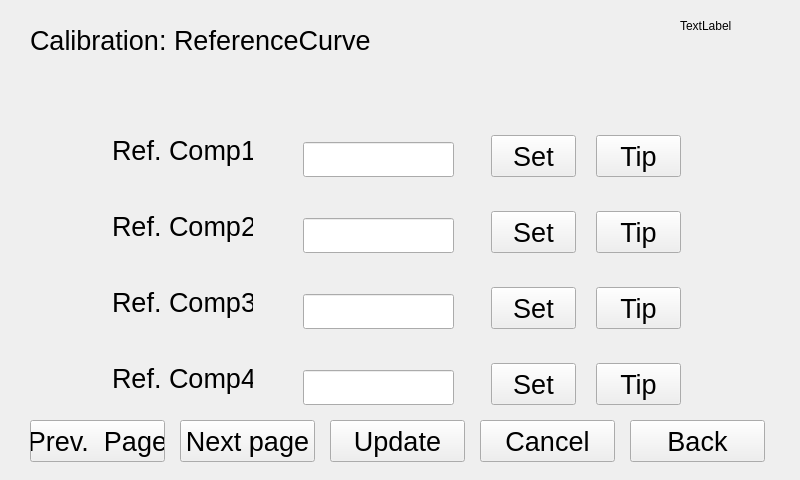
<?xml version="1.0" encoding="UTF-8"?>
<ui version="4.0">
 <class>referenceCurvedlg2</class>
 <widget class="QWidget" name="referenceCurvedlg2">
  <property name="geometry">
   <rect>
    <x>0</x>
    <y>0</y>
    <width>800</width>
    <height>480</height>
   </rect>
  </property>
  <property name="windowTitle">
   <string>Form</string>
  </property>
  <widget class="QLabel" name="dateTime">
   <property name="geometry">
    <rect>
     <x>680</x>
     <y>20</y>
     <width>54</width>
     <height>12</height>
    </rect>
   </property>
   <property name="text">
    <string>TextLabel</string>
   </property>
  </widget>
  <widget class="QLabel" name="label_2">
   <property name="geometry">
    <rect>
     <x>112</x>
     <y>135</y>
     <width>141</width>
     <height>32</height>
    </rect>
   </property>
   <property name="text">
    <string>&lt;html&gt;&lt;head/&gt;&lt;body&gt;&lt;p&gt;&lt;span style=&quot; font-size:20pt;&quot;&gt;Ref. Comp1&lt;/span&gt;&lt;/p&gt;&lt;/body&gt;&lt;/html&gt;</string>
   </property>
  </widget>
  <widget class="QLabel" name="label_3">
   <property name="geometry">
    <rect>
     <x>112</x>
     <y>211</y>
     <width>141</width>
     <height>32</height>
    </rect>
   </property>
   <property name="text">
    <string>&lt;html&gt;&lt;head/&gt;&lt;body&gt;&lt;p&gt;&lt;span style=&quot; font-size:20pt;&quot;&gt;Ref. Comp2&lt;/span&gt;&lt;/p&gt;&lt;/body&gt;&lt;/html&gt;</string>
   </property>
  </widget>
  <widget class="QLabel" name="label_4">
   <property name="geometry">
    <rect>
     <x>112</x>
     <y>287</y>
     <width>141</width>
     <height>32</height>
    </rect>
   </property>
   <property name="text">
    <string>&lt;html&gt;&lt;head/&gt;&lt;body&gt;&lt;p&gt;&lt;span style=&quot; font-size:20pt;&quot;&gt;Ref.  Comp3&lt;/span&gt;&lt;/p&gt;&lt;/body&gt;&lt;/html&gt;</string>
   </property>
  </widget>
  <widget class="QLabel" name="label_5">
   <property name="geometry">
    <rect>
     <x>112</x>
     <y>363</y>
     <width>141</width>
     <height>32</height>
    </rect>
   </property>
   <property name="text">
    <string>&lt;html&gt;&lt;head/&gt;&lt;body&gt;&lt;p&gt;&lt;span style=&quot; font-size:20pt;&quot;&gt;Ref. Comp4&lt;/span&gt;&lt;/p&gt;&lt;/body&gt;&lt;/html&gt;</string>
   </property>
  </widget>
  <widget class="QLineEdit" name="component1_lineEdit">
   <property name="geometry">
    <rect>
     <x>303</x>
     <y>142</y>
     <width>151</width>
     <height>35</height>
    </rect>
   </property>
   <property name="font">
    <font>
     <pointsize>20</pointsize>
    </font>
   </property>
  </widget>
  <widget class="QLineEdit" name="component2_lineEdit">
   <property name="geometry">
    <rect>
     <x>303</x>
     <y>218</y>
     <width>151</width>
     <height>35</height>
    </rect>
   </property>
   <property name="font">
    <font>
     <pointsize>20</pointsize>
    </font>
   </property>
  </widget>
  <widget class="QLineEdit" name="component3_lineEdit">
   <property name="geometry">
    <rect>
     <x>303</x>
     <y>294</y>
     <width>151</width>
     <height>35</height>
    </rect>
   </property>
   <property name="font">
    <font>
     <pointsize>20</pointsize>
    </font>
   </property>
  </widget>
  <widget class="QLineEdit" name="component4_lineEdit">
   <property name="geometry">
    <rect>
     <x>303</x>
     <y>370</y>
     <width>151</width>
     <height>35</height>
    </rect>
   </property>
   <property name="font">
    <font>
     <pointsize>20</pointsize>
    </font>
   </property>
  </widget>
  <widget class="QPushButton" name="component1_change">
   <property name="geometry">
    <rect>
     <x>491</x>
     <y>135</y>
     <width>85</width>
     <height>42</height>
    </rect>
   </property>
   <property name="font">
    <font>
     <pointsize>20</pointsize>
    </font>
   </property>
   <property name="text">
    <string>Set</string>
   </property>
  </widget>
  <widget class="QPushButton" name="component1_Tip">
   <property name="geometry">
    <rect>
     <x>596</x>
     <y>135</y>
     <width>85</width>
     <height>42</height>
    </rect>
   </property>
   <property name="font">
    <font>
     <pointsize>20</pointsize>
    </font>
   </property>
   <property name="text">
    <string>Tip</string>
   </property>
  </widget>
  <widget class="QPushButton" name="component2_change">
   <property name="geometry">
    <rect>
     <x>491</x>
     <y>211</y>
     <width>85</width>
     <height>42</height>
    </rect>
   </property>
   <property name="font">
    <font>
     <pointsize>20</pointsize>
    </font>
   </property>
   <property name="text">
    <string>Set</string>
   </property>
  </widget>
  <widget class="QPushButton" name="component2_Tip">
   <property name="geometry">
    <rect>
     <x>596</x>
     <y>211</y>
     <width>85</width>
     <height>42</height>
    </rect>
   </property>
   <property name="font">
    <font>
     <pointsize>20</pointsize>
    </font>
   </property>
   <property name="text">
    <string>Tip</string>
   </property>
  </widget>
  <widget class="QPushButton" name="component3_change">
   <property name="geometry">
    <rect>
     <x>491</x>
     <y>287</y>
     <width>85</width>
     <height>42</height>
    </rect>
   </property>
   <property name="font">
    <font>
     <pointsize>20</pointsize>
    </font>
   </property>
   <property name="text">
    <string>Set</string>
   </property>
  </widget>
  <widget class="QPushButton" name="component3_Tip">
   <property name="geometry">
    <rect>
     <x>596</x>
     <y>287</y>
     <width>85</width>
     <height>42</height>
    </rect>
   </property>
   <property name="font">
    <font>
     <pointsize>20</pointsize>
    </font>
   </property>
   <property name="text">
    <string>Tip</string>
   </property>
  </widget>
  <widget class="QPushButton" name="component4_change">
   <property name="geometry">
    <rect>
     <x>491</x>
     <y>363</y>
     <width>85</width>
     <height>42</height>
    </rect>
   </property>
   <property name="font">
    <font>
     <pointsize>20</pointsize>
    </font>
   </property>
   <property name="text">
    <string>Set</string>
   </property>
  </widget>
  <widget class="QPushButton" name="component4_Tip">
   <property name="geometry">
    <rect>
     <x>596</x>
     <y>363</y>
     <width>85</width>
     <height>42</height>
    </rect>
   </property>
   <property name="font">
    <font>
     <pointsize>20</pointsize>
    </font>
   </property>
   <property name="text">
    <string>Tip</string>
   </property>
  </widget>
  <widget class="QPushButton" name="pageUp">
   <property name="geometry">
    <rect>
     <x>30</x>
     <y>420</y>
     <width>135</width>
     <height>42</height>
    </rect>
   </property>
   <property name="font">
    <font>
     <pointsize>20</pointsize>
    </font>
   </property>
   <property name="text">
    <string>Prev.  Page</string>
   </property>
  </widget>
  <widget class="QPushButton" name="pageDown">
   <property name="geometry">
    <rect>
     <x>180</x>
     <y>420</y>
     <width>135</width>
     <height>42</height>
    </rect>
   </property>
   <property name="font">
    <font>
     <pointsize>20</pointsize>
    </font>
   </property>
   <property name="text">
    <string>Next page</string>
   </property>
  </widget>
  <widget class="QPushButton" name="cancel">
   <property name="geometry">
    <rect>
     <x>480</x>
     <y>420</y>
     <width>135</width>
     <height>42</height>
    </rect>
   </property>
   <property name="font">
    <font>
     <pointsize>20</pointsize>
    </font>
   </property>
   <property name="text">
    <string>Cancel</string>
   </property>
  </widget>
  <widget class="QPushButton" name="back">
   <property name="geometry">
    <rect>
     <x>630</x>
     <y>420</y>
     <width>135</width>
     <height>42</height>
    </rect>
   </property>
   <property name="font">
    <font>
     <pointsize>20</pointsize>
    </font>
   </property>
   <property name="text">
    <string>Back</string>
   </property>
  </widget>
  <widget class="QPushButton" name="ok">
   <property name="geometry">
    <rect>
     <x>330</x>
     <y>420</y>
     <width>135</width>
     <height>42</height>
    </rect>
   </property>
   <property name="font">
    <font>
     <pointsize>20</pointsize>
    </font>
   </property>
   <property name="text">
    <string>Update</string>
   </property>
  </widget>
  <widget class="QLabel" name="label">
   <property name="geometry">
    <rect>
     <x>30</x>
     <y>10</y>
     <width>361</width>
     <height>61</height>
    </rect>
   </property>
   <property name="text">
    <string>&lt;html&gt;&lt;head/&gt;&lt;body&gt;&lt;p&gt;&lt;span style=&quot; font-size:20pt;&quot;&gt;Calibration:  ReferenceCurve&lt;/span&gt;&lt;/p&gt;&lt;/body&gt;&lt;/html&gt;</string>
   </property>
  </widget>
 </widget>
 <resources/>
 <connections/>
</ui>
